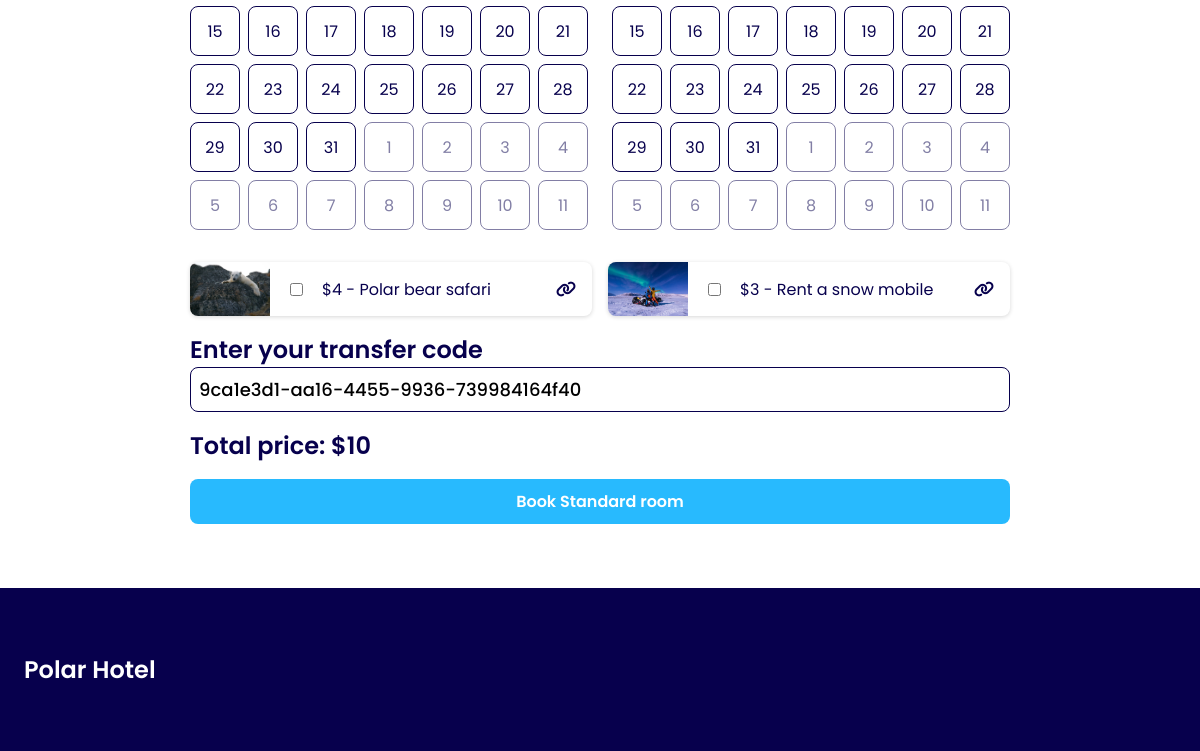
The app's page /room.php?room=1 (lower part), older data.
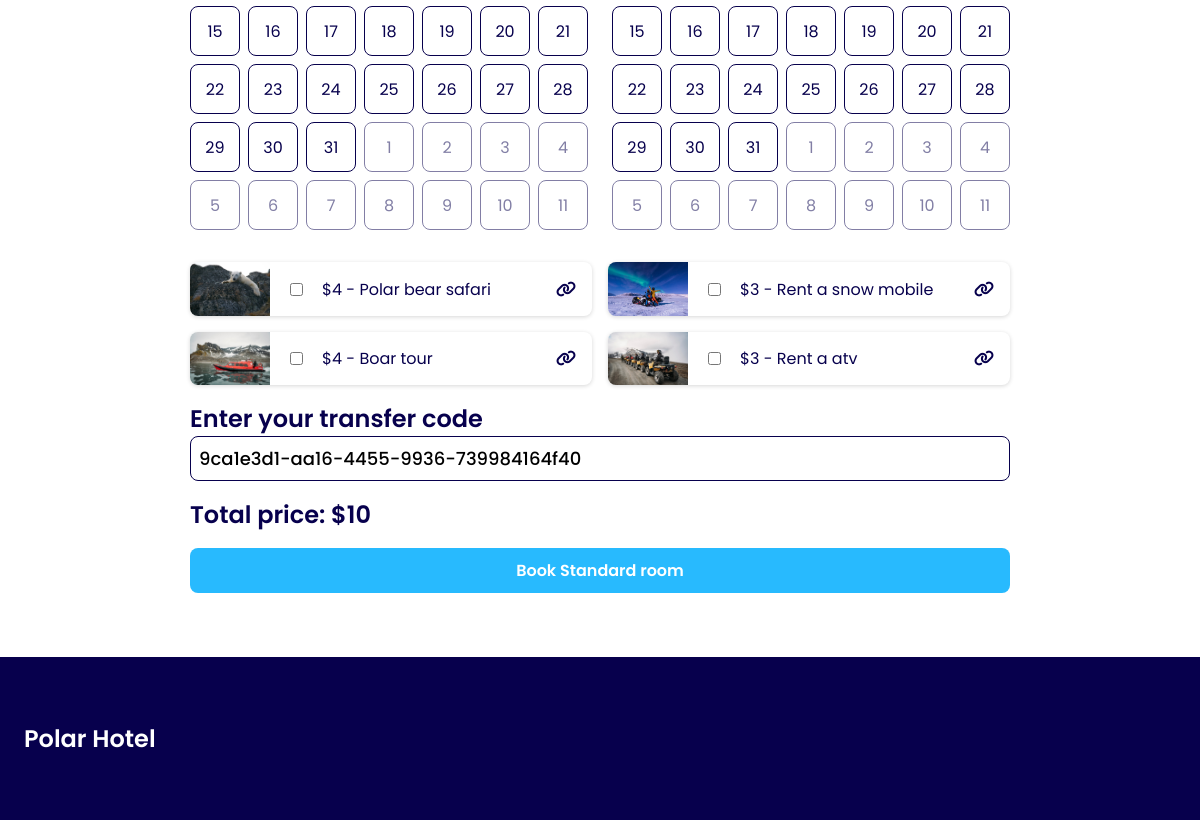
The same page, newer data.
### tables this page shows
CREATE TABLE activities (
	id INTEGER PRIMARY KEY,
	activity VARCHAR,
	price INTEGER,
	description VARCHAR,
	image VARCHAR
);

### app/hotelFunctions.php (called while the page is built, shortened)
<?php
function monthArrayDate(int $timeStamp): array
{
    return [
        "date" => date("Y-m-d", $timeStamp),
        "dayOfWeek" => intval(date("N", $timeStamp)),
        "dayDate" => intval(date("d", $timeStamp)),
        "month" => intval(date("m", $timeStamp)),
    ];
}
function getMonth(int $monthIndex, int $year): array
{
    $monthLength = cal_days_in_month(CAL_GREGORIAN, $monthIndex, $year);
    $month = [];
    $firstDay = date("N", mktime(0, 0, 0, $monthIndex, 1, $year));
    $daysBefore = $firstDay - 1;
    $daysAfter = 42 - $monthLength - $daysBefore;
    for ($idx = $daysBefore; $idx > 0; $idx--) {
        $timeStamp = mktime(0, 0, 0, $monthIndex, 1 - $idx, $year);
        $month[] = monthArrayDate($timeStamp);
    }
    for ($idx = 0; $idx < $monthLength; $idx++) {
        $timeStamp = mktime(0, 0, 0, $monthIndex, $idx + 1, $year);
        $month[] = monthArrayDate($timeStamp);
    }
    for ($idx = 1; $idx <= $daysAfter; $idx++) {
        $timeStamp = mktime(0, 0, 0, $monthIndex, $monthLength + $idx, $year);
        $month[] = monthArrayDate($timeStamp);
    }
    return $month;
}
function filterForId(array $arrays, int $arrayId): array
{
    $filteredArray = array_filter($arrays, function ($array) use ($arrayId) {
        return $array["id"] === $arrayId;
    });
    return reset($filteredArray);
}

### app/getActivities.php (called while the page is built, shortened)
<?php
require_once __DIR__ . "/autoload.php";
$selectActivities = $db->query("SELECT * FROM activities");
$selectActivities->execute();
$activities = $selectActivities->fetchAll(PDO::FETCH_ASSOC);

### app/getRooms.php (called while the page is built, shortened)
<?php
require_once __DIR__ . "/../vendor/autoload.php";
$stars = intval($_ENV["STARS"]) * 10;
$getRooms = $db->query("SELECT rooms.id, rooms.name, rooms.price, rooms.description, image_room.image FROM rooms
INNER JOIN image_room ON image_room.room_id = rooms.id");
$getRooms->execute();
$rooms = $getRooms->fetchAll(PDO::FETCH_ASSOC);
$mappedRooms = [];
foreach ($rooms as $room) {
    $id = $room["id"];
    $price = intval($room["price"]);
    $price = $price + round($price * ($stars / 100));
    if (!isset($mappedRooms[$id])) {
        $mappedRooms[$id] = [
            "id" => $id,
            "name" => $room["name"],
            "price" => $price,
            "description" => $room["description"],
            "images" => [],
        ];
    }
    $mappedRooms[$id]["images"][] = $room["image"];
}
$rooms = array_values($mappedRooms);

### room.php (the view, shortened to what this page needs)
<?php
require_once __DIR__ . "/views/header.php";
require_once __DIR__ . "/views/navigation.php";
require __DIR__ . "/app/getRooms.php";
require __DIR__ . "/app/getActivities.php";
$roomId = intval($_GET["room"]);
$room = filterForId($rooms, $roomId);
?>
<main class="room-main max-w-section">
    <form method="post" class="book-room-form">
        <div class="check-in-out-calenders">
            <div>
                <?php
                $calendarIdentifier = "-checkin";
                require __DIR__ . "/views/calendar.php"; ?>
            </div>
            <div>
                <?php
                $calendarIdentifier = "-checkout";
                require __DIR__ . "/views/calendar.php"; ?>
            </div>
        </div>
        <div class="room-activities">
            <?php foreach ($activities as $activity) : ?>
                <div class="room-activities-card">
                    <img src="<?= "assets/images/" . $activity["image"] ?>" alt="activity">
                    <input type="checkbox" name="activity" value="<?= $activity["id"] ?>">
                    <div><?= "$" . $activity["price"] . " - " . $activity["activity"] ?></div>
                    <a href="activities.php" class="text-dark-blue flex-grow">
                        <i class="fa-solid fa-link"></i>
                    </a>
                </div>
            <?php endforeach; ?>
        </div>
        <div>
            <label for="transfer-code">
                <h3>Enter your transfer code</h3>
            </label>
            <input placeholder="Code ..." value="9ca1e3d1-aa16-4455-9936-739984164f40" class="transfer-code-input" type="text" name="transfer-code" id="transfer-code" required>
        </div>
        <h3>Total price: <span id="total-price"><?= "$" . $room["price"] ?></span></h3>
        <button type="submit" class="submit-btn-blue">Book <?= $room["name"] ?></button>
    </form>
</main>
<?php require_once __DIR__ . "/views/footer.php"; ?>

### views/calendar.php (shortened to what this page needs)
<?php
$selectedMonth = intval(date("m", mktime(0, 0, 0, 1, 1, 2024)));
$selectedYear = intval(date("Y", mktime(0, 0, 0, 1, 1, 2024)));
$month = getMonth($selectedMonth, $selectedYear);
$identifier = $calendarIdentifier ?? '';
?>
<div class="calendar-grid">
    <?php foreach ($month as $date) : ?>
        <div id="<?= $selectedMonth === $date["month"] ? 'btn' . $identifier : '' ?>" class="calendar-cell <?= $selectedMonth !== $date["month"] ? 'offset-month' : 'current-month contain-radio'; ?>">
            <?= $date["dayDate"] ?>
        </div>
    <?php endforeach; ?>
</div>

Row changes from the older to the newer data that the page shows:
added activities: image (picture), price "4", activity "Boar tour"
added activities: image (picture), price "3", activity "Rent a atv"
